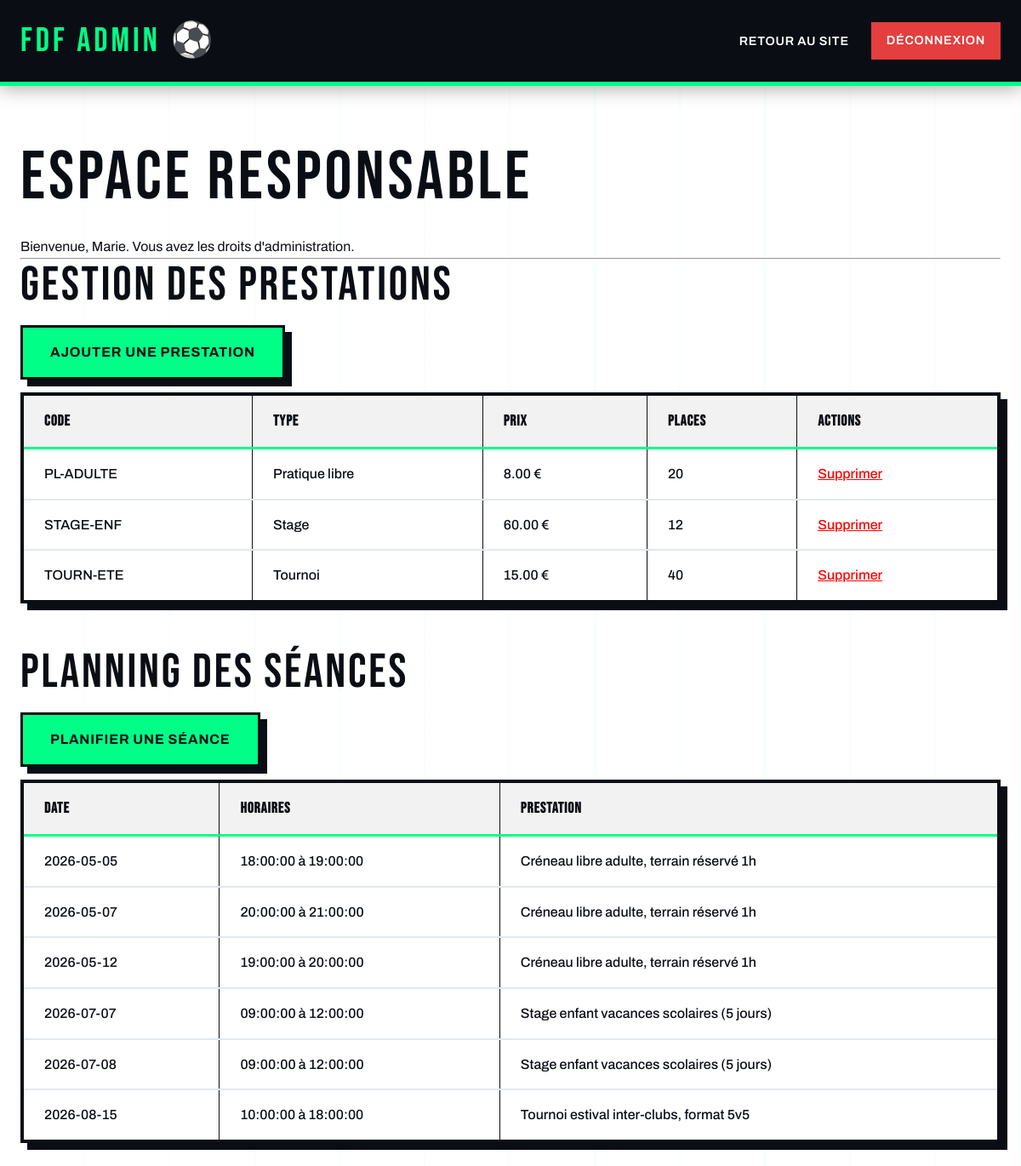
Screenshot of /pages/Admin/dashboard.php (signed in) with the database file from the repository.
### tables this page shows
CREATE TABLE PRESTATION (
    code_prestation VARCHAR(20) PRIMARY KEY,
    description TEXT,
    nb_places_max INT NOT NULL DEFAULT 20,
    prix DECIMAL(8,2) NOT NULL DEFAULT 0,
    age_limite INT DEFAULT 0,
    id_type INT,
    CONSTRAINT fk_prestation_type FOREIGN KEY (id_type)
        REFERENCES TYPE_PRESTATION(id_type) ON DELETE SET NULL
);

CREATE TABLE TYPE_PRESTATION (
    id_type INT AUTO_INCREMENT PRIMARY KEY,
    libelle_type VARCHAR(100) NOT NULL
);

CREATE TABLE SEANCE (
    id_seance INT AUTO_INCREMENT PRIMARY KEY,
    date_seance DATE NOT NULL,
    heure_debut TIME NOT NULL,
    heure_fin TIME NOT NULL,
    code_prestation VARCHAR(20),
    CONSTRAINT fk_seance_prestation FOREIGN KEY (code_prestation)
        REFERENCES PRESTATION(code_prestation) ON DELETE CASCADE
);

### pages/Admin/dashboard.php (the view, shortened to what this page needs)
<?php
require_once '../../database.php';
$reqPresta = $pdo->query("
    SELECT * FROM PRESTATION
    INNER JOIN TYPE_PRESTATION ON PRESTATION.id_type = TYPE_PRESTATION.id_type
");
$prestations = $reqPresta->fetchAll();
$reqSeance = $pdo->query("
    SELECT * FROM SEANCE
    INNER JOIN PRESTATION ON SEANCE.code_prestation = PRESTATION.code_prestation
    ORDER BY date_seance ASC
");
$seances = $reqSeance->fetchAll();
?>
<!DOCTYPE html>
<html lang="fr">
<head>
    <link rel="stylesheet" href="../../styles/fdf-modern.css">
</head>
<body>
    <nav>
        <div class="nav-container">
            <a href="../../index.php" class="nav-logo">FDF ADMIN</a>
            <ul class="nav-links">
                <li><a href="../../index.php">Retour au site</a></li>
                <li><a href="../Connexion/deconnexion.php" class="btn btn-danger">Déconnexion</a></li>
            </ul>
        </div>
    </nav>
    <div class="container">
        <h1>Espace Responsable</h1>
        <p>Bienvenue, <?php echo $_SESSION['prenom']; ?>. Vous avez les droits d'administration.</p>
        <hr>
        <h2>Gestion des Prestations</h2>
        <a href="ajouter_prestation.php" class="btn btn-primary">Ajouter une prestation</a>
        <table border="1" width="100%" cellpadding="10" style="margin-top: 15px; border-collapse: collapse;">
            <tr style="background-color: #f2f2f2;">
                <th>Code</th>
                <th>Type</th>
                <th>Prix</th>
                <th>Places</th>
                <th>Actions</th>
            </tr>
            <?php foreach ($prestations as $p) { ?>
            <tr>
                <td><?php echo $p['code_prestation']; ?></td>
                <td><?php echo $p['libelle_type']; ?></td>
                <td><?php echo $p['prix']; ?> €</td>
                <td><?php echo $p['nb_places_max']; ?></td>
                <td>
                    <a href="supprimer_prestation.php?code=<?php echo $p['code_prestation']; ?>" style="color: red;">Supprimer</a>
                </td>
            </tr>
            <?php } ?>
        </table>
        <br><br>
        <h2>Planning des Séances</h2>
        <a href="ajouter_seance.php" class="btn btn-primary">Planifier une séance</a>
        <table border="1" width="100%" cellpadding="10" style="margin-top: 15px; border-collapse: collapse;">
            <tr style="background-color: #f2f2f2;">
                <th>Date</th>
                <th>Horaires</th>
                <th>Prestation</th>
            </tr>
            <?php foreach ($seances as $s) { ?>
            <tr>
                <td><?php echo $s['date_seance']; ?></td>
                <td><?php echo $s['heure_debut']; ?> à <?php echo $s['heure_fin']; ?></td>
                <td><?php echo $s['description']; ?></td>
            </tr>
            <?php } ?>
        </table>
    </div>
</body>
</html>

### styles/fdf-modern.css (style rules this page uses)
:root { --vert-terrain: #00FF87; --vert-fonce: #00B359; --noir-profond: #0A0E14; --blanc-pur: #FFFFFF; --gris-beton: #2D3748; --gris-clair: #E2E8F0; --orange-energie: #FF6B35; --jaune-flash: #FFD23F; --rouge-danger: #E53E3E; --font-display: 'Bebas Neue', sans-serif; --font-body: 'Archivo', sans-serif; --spacing-xs: 0.5rem; --spacing-sm: 1rem; --spacing-md: 1.5rem; --spacing-lg: 2.5rem; --spacing-xl: 4rem; --shadow-brutal: 8px 8px 0 var(--noir-profond); --shadow-hover: 12px 12px 0 var(--noir-profond); --transition: all 0.3s cubic-bezier(0.34, 1.56, 0.64, 1); }
*, *::before, *::after { box-sizing: border-box; margin: 0; padding: 0; }
html { scroll-behavior: smooth; }
body { font-family: var(--font-body); background: var(--blanc-pur); color: var(--noir-profond); font-size: 16px; line-height: 1.6; overflow-x: hidden; position: relative; }
body::before { content: ''; position: fixed; top: 0; left: 0; width: 100%; height: 100%; background-image: repeating-linear-gradient(90deg, transparent, transparent 98px, rgba(0,255,135,0.03) 98px, rgba(0,255,135,0.03) 100px); pointer-events: none; z-index: -1; }
h1, h2, h3, h4, h5, h6 { font-family: var(--font-display); font-weight: 400; letter-spacing: 0.05em; line-height: 1.1; text-transform: uppercase; }
h1 { font-size: clamp(2.5rem, 8vw, 5rem); margin-bottom: var(--spacing-md); }
h2 { font-size: clamp(2rem, 6vw, 3.5rem); margin-bottom: var(--spacing-sm); }
p { font-weight: 400; max-width: 65ch; }
a { position: relative; }
nav { position: sticky; top: 0; background: var(--noir-profond); border-bottom: 5px solid var(--vert-terrain); z-index: 1000; box-shadow: 0 4px 20px rgba(0,0,0,0.3); }
.nav-container { max-width: 1400px; margin: 0 auto; padding: var(--spacing-sm) var(--spacing-md); display: flex; justify-content: space-between; align-items: center; }
.nav-logo { font-family: var(--font-display); font-size: 2.5rem; color: var(--vert-terrain); text-decoration: none; letter-spacing: 0.1em; transition: var(--transition); }
.nav-logo::after { content: '⚽'; margin-left: 0.3em; display: inline-block; animation: rotate 3s linear infinite; }
.nav-links { display: flex; gap: var(--spacing-xs); list-style: none; align-items: center; }
.nav-links a { color: var(--blanc-pur); text-decoration: none; padding: var(--spacing-xs) var(--spacing-sm); font-weight: 600; text-transform: uppercase; font-size: 0.9rem; letter-spacing: 0.05em; position: relative; transition: var(--transition); border: 2px solid transparent; }
.nav-links a::before { content: ''; position: absolute; bottom: 0; left: 50%; width: 0; height: 3px; background: var(--vert-terrain); transition: var(--transition); transform: translateX(-50%); }
.btn { display: inline-block; padding: 1rem 2rem; font-family: var(--font-body); font-weight: 700; font-size: 1rem; text-transform: uppercase; letter-spacing: 0.05em; text-decoration: none; border: 3px solid var(--noir-profond); background: var(--vert-terrain); color: var(--noir-profond); cursor: pointer; position: relative; transition: var(--transition); box-shadow: var(--shadow-brutal); }
.btn-primary { background: var(--vert-terrain); color: var(--noir-profond); animation: slideInLeft 0.8s 0.4s cubic-bezier(0.34, 1.56, 0.64, 1) backwards; }
.btn-danger { background: var(--rouge-danger); color: var(--blanc-pur); border-color: var(--noir-profond); }
.container { max-width: 1400px; margin: 0 auto; padding: var(--spacing-xl) var(--spacing-md); }
table { width: 100%; border-collapse: separate; border-spacing: 0; border: 4px solid var(--noir-profond); background: var(--blanc-pur); box-shadow: var(--shadow-brutal); }
th { padding: var(--spacing-sm) var(--spacing-md); text-align: left; font-family: var(--font-display); font-size: 1.1rem; text-transform: uppercase; letter-spacing: 0.05em; border-bottom: 3px solid var(--vert-terrain); }
td { padding: var(--spacing-sm) var(--spacing-md); border-bottom: 2px solid var(--gris-clair); font-weight: 500; }
tbody tr { transition: var(--transition); }
tbody tr:last-child td { border-bottom: none; }

### rows the page displays
prestation: code_prestation "PL-ADULTE", id_type.libelle_type "Pratique libre", prix "8.00", nb_places_max "20"
prestation: code_prestation "STAGE-ENF", id_type.libelle_type "Stage", prix "60.00", nb_places_max "12"
prestation: code_prestation "TOURN-ETE", id_type.libelle_type "Tournoi", prix "15.00", nb_places_max "40"
seance: date_seance "2026-05-05", heure_debut "18:00:00", heure_fin "19:00:00", code_prestation.description "Créneau libre adulte, terrain réservé 1h"
seance: date_seance "2026-05-07", heure_debut "20:00:00", heure_fin "21:00:00", code_prestation.description "Créneau libre adulte, terrain réservé 1h"
seance: date_seance "2026-05-12", heure_debut "19:00:00", heure_fin "20:00:00", code_prestation.description "Créneau libre adulte, terrain réservé 1h"
seance: date_seance "2026-07-07", heure_debut "09:00:00", heure_fin "12:00:00", code_prestation.description "Stage enfant vacances scolaires (5 jours)"
seance: date_seance "2026-07-08", heure_debut "09:00:00", heure_fin "12:00:00", code_prestation.description "Stage enfant vacances scolaires (5 jours)"
seance: date_seance "2026-08-15", heure_debut "10:00:00", heure_fin "18:00:00", code_prestation.description "Tournoi estival inter-clubs, format 5v5"

### other values shown
$_SESSION['prenom'] "Marie"
